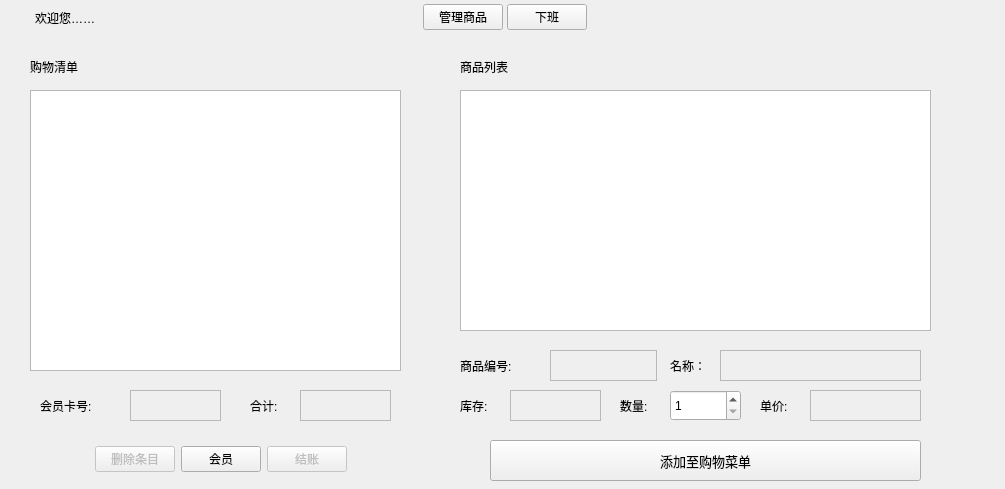
<?xml version="1.0" encoding="UTF-8"?>
<ui version="4.0">
 <class>mainwindow</class>
 <widget class="QWidget" name="mainwindow">
  <property name="geometry">
   <rect>
    <x>0</x>
    <y>0</y>
    <width>1005</width>
    <height>489</height>
   </rect>
  </property>
  <property name="windowTitle">
   <string>Form</string>
  </property>
  <widget class="QWidget" name="layoutWidget">
   <property name="geometry">
    <rect>
     <x>-20</x>
     <y>440</y>
     <width>482</width>
     <height>38</height>
    </rect>
   </property>
   <layout class="QHBoxLayout" name="horizontalLayout_77">
    <item>
     <spacer name="horizontalSpacer_83">
      <property name="orientation">
       <enum>Qt::Horizontal</enum>
      </property>
      <property name="sizeHint" stdset="0">
       <size>
        <width>40</width>
        <height>20</height>
       </size>
      </property>
     </spacer>
    </item>
    <item>
     <layout class="QHBoxLayout" name="horizontalLayout_78">
      <item>
       <widget class="QPushButton" name="pbnAddSuupe_3">
        <property name="enabled">
         <bool>false</bool>
        </property>
        <property name="styleSheet">
         <string notr="true"/>
        </property>
        <property name="text">
         <string>删除条目</string>
        </property>
       </widget>
      </item>
      <item>
       <widget class="QPushButton" name="pbnModifySup_3">
        <property name="styleSheet">
         <string notr="true"/>
        </property>
        <property name="text">
         <string>会员</string>
        </property>
       </widget>
      </item>
      <item>
       <widget class="QPushButton" name="pbnDeleteSupply_3">
        <property name="enabled">
         <bool>false</bool>
        </property>
        <property name="styleSheet">
         <string notr="true"/>
        </property>
        <property name="text">
         <string>结账</string>
        </property>
       </widget>
      </item>
     </layout>
    </item>
    <item>
     <spacer name="horizontalSpacer_84">
      <property name="orientation">
       <enum>Qt::Horizontal</enum>
      </property>
      <property name="sizeHint" stdset="0">
       <size>
        <width>40</width>
        <height>20</height>
       </size>
      </property>
     </spacer>
    </item>
   </layout>
  </widget>
  <widget class="QTableView" name="commodity_list">
   <property name="enabled">
    <bool>true</bool>
   </property>
   <property name="geometry">
    <rect>
     <x>460</x>
     <y>90</y>
     <width>471</width>
     <height>241</height>
    </rect>
   </property>
  </widget>
  <widget class="QTableView" name="buy_list">
   <property name="geometry">
    <rect>
     <x>30</x>
     <y>90</y>
     <width>371</width>
     <height>281</height>
    </rect>
   </property>
  </widget>
  <widget class="QLabel" name="lab_Title_4">
   <property name="geometry">
    <rect>
     <x>460</x>
     <y>50</y>
     <width>545</width>
     <height>33</height>
    </rect>
   </property>
   <property name="sizePolicy">
    <sizepolicy hsizetype="Expanding" vsizetype="Preferred">
     <horstretch>0</horstretch>
     <verstretch>0</verstretch>
    </sizepolicy>
   </property>
   <property name="styleSheet">
    <string notr="true">font: 10pt &quot;微软雅黑&quot;;</string>
   </property>
   <property name="text">
    <string>商品列表</string>
   </property>
   <property name="alignment">
    <set>Qt::AlignLeading|Qt::AlignLeft|Qt::AlignVCenter</set>
   </property>
  </widget>
  <widget class="QTextBrowser" name="Cname">
   <property name="enabled">
    <bool>false</bool>
   </property>
   <property name="geometry">
    <rect>
     <x>720</x>
     <y>350</y>
     <width>201</width>
     <height>31</height>
    </rect>
   </property>
   <property name="readOnly">
    <bool>true</bool>
   </property>
  </widget>
  <widget class="QLabel" name="label_10">
   <property name="geometry">
    <rect>
     <x>1050</x>
     <y>440</y>
     <width>51</width>
     <height>41</height>
    </rect>
   </property>
   <property name="font">
    <font>
     <pointsize>12</pointsize>
     <weight>50</weight>
     <bold>false</bold>
    </font>
   </property>
   <property name="text">
    <string>数量:</string>
   </property>
  </widget>
  <widget class="QPushButton" name="push_addgoods">
   <property name="geometry">
    <rect>
     <x>820</x>
     <y>530</y>
     <width>341</width>
     <height>41</height>
    </rect>
   </property>
   <property name="font">
    <font>
     <family>Arial</family>
     <pointsize>10</pointsize>
     <weight>50</weight>
     <bold>false</bold>
    </font>
   </property>
   <property name="text">
    <string>添加至购物菜单</string>
   </property>
  </widget>
  <widget class="QLabel" name="label_9">
   <property name="geometry">
    <rect>
     <x>1000</x>
     <y>490</y>
     <width>51</width>
     <height>31</height>
    </rect>
   </property>
   <property name="text">
    <string>单价:</string>
   </property>
  </widget>
  <widget class="QLabel" name="label_7">
   <property name="geometry">
    <rect>
     <x>820</x>
     <y>490</y>
     <width>51</width>
     <height>31</height>
    </rect>
   </property>
   <property name="text">
    <string>库存:</string>
   </property>
  </widget>
  <widget class="QTextBrowser" name="text_sellingprice">
   <property name="geometry">
    <rect>
     <x>1050</x>
     <y>490</y>
     <width>111</width>
     <height>31</height>
    </rect>
   </property>
  </widget>
  <widget class="QTextBrowser" name="text_inventory">
   <property name="geometry">
    <rect>
     <x>870</x>
     <y>490</y>
     <width>111</width>
     <height>31</height>
    </rect>
   </property>
  </widget>
  <widget class="QSpinBox" name="spinBox">
   <property name="geometry">
    <rect>
     <x>1100</x>
     <y>440</y>
     <width>61</width>
     <height>41</height>
    </rect>
   </property>
   <property name="minimum">
    <number>1</number>
   </property>
  </widget>
  <widget class="QPushButton" name="push_addgoods_2">
   <property name="enabled">
    <bool>true</bool>
   </property>
   <property name="geometry">
    <rect>
     <x>490</x>
     <y>440</y>
     <width>431</width>
     <height>41</height>
    </rect>
   </property>
   <property name="font">
    <font>
     <family>Arial</family>
     <pointsize>10</pointsize>
     <weight>50</weight>
     <bold>false</bold>
    </font>
   </property>
   <property name="text">
    <string>添加至购物菜单</string>
   </property>
  </widget>
  <widget class="QLabel" name="label_12">
   <property name="geometry">
    <rect>
     <x>760</x>
     <y>390</y>
     <width>51</width>
     <height>31</height>
    </rect>
   </property>
   <property name="text">
    <string>单价:</string>
   </property>
  </widget>
  <widget class="QLabel" name="label_8">
   <property name="geometry">
    <rect>
     <x>460</x>
     <y>390</y>
     <width>51</width>
     <height>31</height>
    </rect>
   </property>
   <property name="text">
    <string>库存:</string>
   </property>
  </widget>
  <widget class="QTextBrowser" name="Price">
   <property name="enabled">
    <bool>false</bool>
   </property>
   <property name="geometry">
    <rect>
     <x>810</x>
     <y>390</y>
     <width>111</width>
     <height>31</height>
    </rect>
   </property>
  </widget>
  <widget class="QTextBrowser" name="Rest">
   <property name="enabled">
    <bool>false</bool>
   </property>
   <property name="geometry">
    <rect>
     <x>510</x>
     <y>390</y>
     <width>91</width>
     <height>31</height>
    </rect>
   </property>
  </widget>
  <widget class="QSpinBox" name="num">
   <property name="geometry">
    <rect>
     <x>670</x>
     <y>390</y>
     <width>71</width>
     <height>31</height>
    </rect>
   </property>
   <property name="minimum">
    <number>1</number>
   </property>
  </widget>
  <widget class="QLabel" name="label_15">
   <property name="geometry">
    <rect>
     <x>460</x>
     <y>350</y>
     <width>91</width>
     <height>31</height>
    </rect>
   </property>
   <property name="text">
    <string>商品编号:</string>
   </property>
  </widget>
  <widget class="QLabel" name="label_16">
   <property name="geometry">
    <rect>
     <x>670</x>
     <y>350</y>
     <width>91</width>
     <height>31</height>
    </rect>
   </property>
   <property name="text">
    <string>名称：</string>
   </property>
  </widget>
  <widget class="QLabel" name="label_11">
   <property name="geometry">
    <rect>
     <x>620</x>
     <y>390</y>
     <width>51</width>
     <height>31</height>
    </rect>
   </property>
   <property name="text">
    <string>数量:</string>
   </property>
  </widget>
  <widget class="QLabel" name="lab_Title_5">
   <property name="geometry">
    <rect>
     <x>30</x>
     <y>50</y>
     <width>545</width>
     <height>33</height>
    </rect>
   </property>
   <property name="sizePolicy">
    <sizepolicy hsizetype="Expanding" vsizetype="Preferred">
     <horstretch>0</horstretch>
     <verstretch>0</verstretch>
    </sizepolicy>
   </property>
   <property name="styleSheet">
    <string notr="true">font: 10pt &quot;微软雅黑&quot;;</string>
   </property>
   <property name="text">
    <string>购物清单</string>
   </property>
   <property name="alignment">
    <set>Qt::AlignLeading|Qt::AlignLeft|Qt::AlignVCenter</set>
   </property>
  </widget>
  <widget class="QLabel" name="label_17">
   <property name="geometry">
    <rect>
     <x>40</x>
     <y>390</y>
     <width>91</width>
     <height>31</height>
    </rect>
   </property>
   <property name="text">
    <string>会员卡号:</string>
   </property>
  </widget>
  <widget class="QTextBrowser" name="textBrowser_3">
   <property name="enabled">
    <bool>false</bool>
   </property>
   <property name="geometry">
    <rect>
     <x>130</x>
     <y>390</y>
     <width>91</width>
     <height>31</height>
    </rect>
   </property>
   <property name="readOnly">
    <bool>true</bool>
   </property>
  </widget>
  <widget class="QTextBrowser" name="addup">
   <property name="enabled">
    <bool>false</bool>
   </property>
   <property name="geometry">
    <rect>
     <x>300</x>
     <y>390</y>
     <width>91</width>
     <height>31</height>
    </rect>
   </property>
   <property name="readOnly">
    <bool>true</bool>
   </property>
  </widget>
  <widget class="QLabel" name="label_18">
   <property name="geometry">
    <rect>
     <x>250</x>
     <y>390</y>
     <width>91</width>
     <height>31</height>
    </rect>
   </property>
   <property name="text">
    <string>合计:</string>
   </property>
  </widget>
  <widget class="QWidget" name="widget_title_3" native="true">
   <property name="geometry">
    <rect>
     <x>1</x>
     <y>1</y>
     <width>630</width>
     <height>33</height>
    </rect>
   </property>
   <property name="sizePolicy">
    <sizepolicy hsizetype="Preferred" vsizetype="Maximum">
     <horstretch>0</horstretch>
     <verstretch>0</verstretch>
    </sizepolicy>
   </property>
   <property name="minimumSize">
    <size>
     <width>100</width>
     <height>33</height>
    </size>
   </property>
   <property name="mouseTracking">
    <bool>false</bool>
   </property>
   <layout class="QHBoxLayout" name="horizontalLayout_61" stretch="0,0,0,0">
    <property name="spacing">
     <number>4</number>
    </property>
    <property name="sizeConstraint">
     <enum>QLayout::SetNoConstraint</enum>
    </property>
    <property name="leftMargin">
     <number>0</number>
    </property>
    <property name="topMargin">
     <number>0</number>
    </property>
    <property name="rightMargin">
     <number>0</number>
    </property>
    <property name="bottomMargin">
     <number>0</number>
    </property>
    <item>
     <widget class="QLabel" name="lab_Ico_3">
      <property name="sizePolicy">
       <sizepolicy hsizetype="Minimum" vsizetype="Preferred">
        <horstretch>0</horstretch>
        <verstretch>0</verstretch>
       </sizepolicy>
      </property>
      <property name="minimumSize">
       <size>
        <width>30</width>
        <height>0</height>
       </size>
      </property>
      <property name="text">
       <string/>
      </property>
      <property name="alignment">
       <set>Qt::AlignCenter</set>
      </property>
     </widget>
    </item>
    <item>
     <widget class="QLabel" name="lab_Title_3">
      <property name="sizePolicy">
       <sizepolicy hsizetype="Expanding" vsizetype="Preferred">
        <horstretch>0</horstretch>
        <verstretch>0</verstretch>
       </sizepolicy>
      </property>
      <property name="styleSheet">
       <string notr="true">font: 10pt &quot;微软雅黑&quot;;</string>
      </property>
      <property name="text">
       <string>欢迎您……</string>
      </property>
      <property name="alignment">
       <set>Qt::AlignLeading|Qt::AlignLeft|Qt::AlignVCenter</set>
      </property>
     </widget>
    </item>
    <item>
     <layout class="QHBoxLayout" name="horizontalLayout_79">
      <item>
       <widget class="QPushButton" name="pbnAddSuupe_4">
        <property name="styleSheet">
         <string notr="true"/>
        </property>
        <property name="text">
         <string>管理商品</string>
        </property>
       </widget>
      </item>
      <item>
       <widget class="QPushButton" name="pbnModifySup_4">
        <property name="styleSheet">
         <string notr="true"/>
        </property>
        <property name="text">
         <string>下班</string>
        </property>
       </widget>
      </item>
     </layout>
    </item>
    <item>
     <widget class="QWidget" name="widget_menu_3" native="true">
      <property name="sizePolicy">
       <sizepolicy hsizetype="Minimum" vsizetype="Preferred">
        <horstretch>0</horstretch>
        <verstretch>0</verstretch>
       </sizepolicy>
      </property>
      <layout class="QHBoxLayout" name="horizontalLayout_62">
       <property name="spacing">
        <number>0</number>
       </property>
       <property name="leftMargin">
        <number>0</number>
       </property>
       <property name="topMargin">
        <number>0</number>
       </property>
       <property name="rightMargin">
        <number>0</number>
       </property>
       <property name="bottomMargin">
        <number>0</number>
       </property>
       <item>
        <widget class="QPushButton" name="btnMenu_Close_3">
         <property name="sizePolicy">
          <sizepolicy hsizetype="Minimum" vsizetype="Expanding">
           <horstretch>0</horstretch>
           <verstretch>0</verstretch>
          </sizepolicy>
         </property>
         <property name="minimumSize">
          <size>
           <width>40</width>
           <height>0</height>
          </size>
         </property>
         <property name="cursor">
          <cursorShape>ArrowCursor</cursorShape>
         </property>
         <property name="focusPolicy">
          <enum>Qt::NoFocus</enum>
         </property>
         <property name="toolTip">
          <string>关闭</string>
         </property>
         <property name="text">
          <string/>
         </property>
         <property name="flat">
          <bool>true</bool>
         </property>
        </widget>
       </item>
      </layout>
     </widget>
    </item>
   </layout>
  </widget>
  <widget class="QTextEdit" name="CID">
   <property name="enabled">
    <bool>false</bool>
   </property>
   <property name="geometry">
    <rect>
     <x>550</x>
     <y>350</y>
     <width>107</width>
     <height>31</height>
    </rect>
   </property>
   <property name="readOnly">
    <bool>true</bool>
   </property>
  </widget>
 </widget>
 <resources/>
 <connections/>
</ui>
